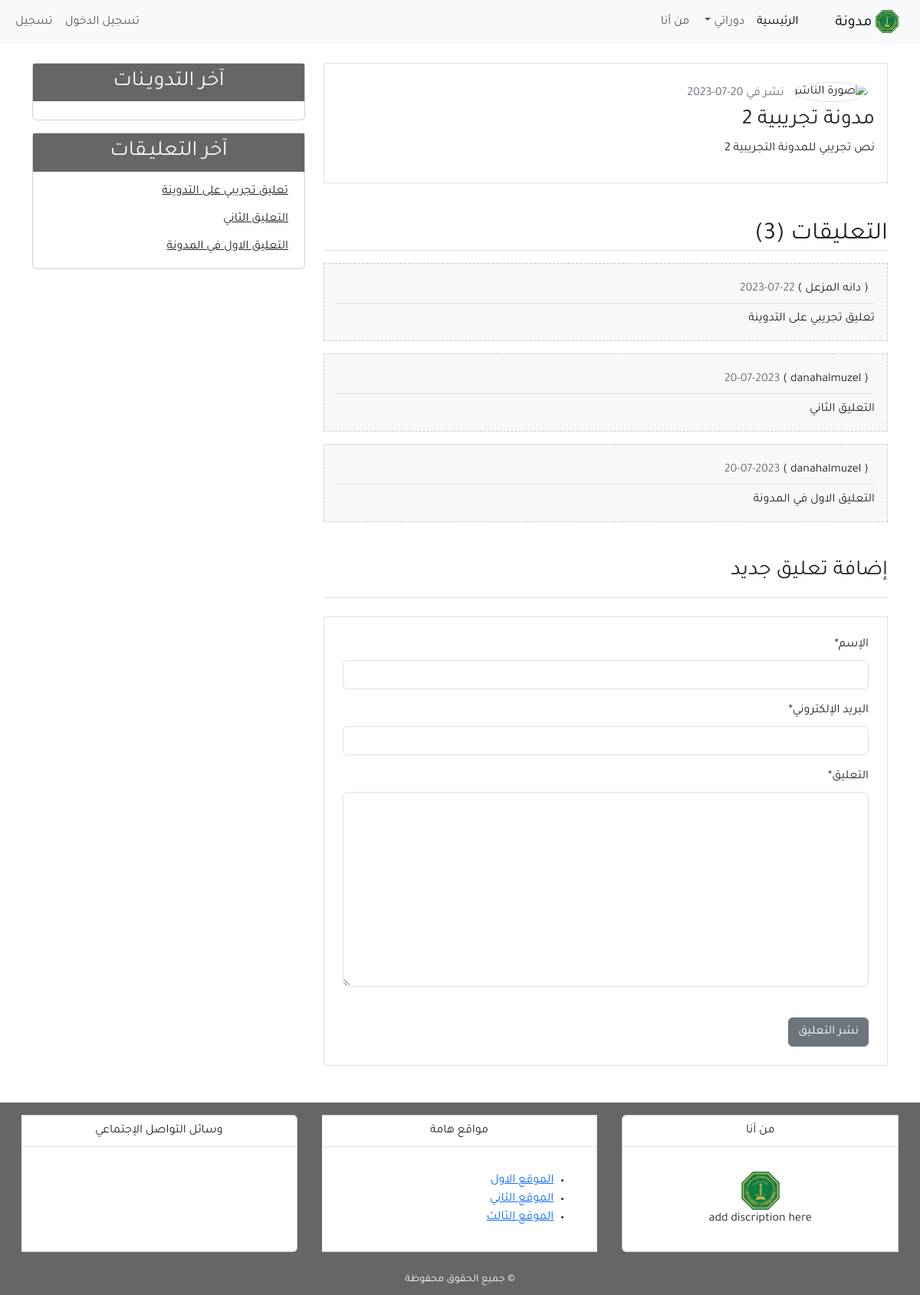
The page /detail/2/ on the database its author committed.
### blog/models.py (models this page shows, shortened)
class Post( models.Model):
    title = models.CharField(max_length=100)
    content = models.TextField()
    post_date = models.DateTimeField(default=timezone.now) #created first time when blog is created
    post_update = models.DateTimeField(auto_now=True) #updated every time the blog is alterd
    author = models.ForeignKey(User, on_delete= models.CASCADE) #user is from jango tables
    def __str__(self):
        return self.title
    class Meta:
        ordering = ('-post_date',)

class Comment (models.Model):
    name = models.CharField(max_length=30, verbose_name="الإسم")
    email = models.EmailField(verbose_name="البريد الإلكتروني")
    body = models.TextField(verbose_name="التعليق")
    comment_date = models.DateTimeField(auto_now_add=True)
    active = models.BooleanField(default=False)
    post = models.ForeignKey(Post, on_delete=models.CASCADE, related_name='comments')
    class Meta:
        ordering = ('-comment_date',)

### blog/views.py (the view)
# urls.py: path('detail/<int:post_id>/', views.post_detail, name='detail'),
def post_detail (request, post_id):
    post=  get_object_or_404(Post,pk=post_id)
    comments = post.comments.filter(active=True)
    if request.method == 'POST':
        comment_form = NewComment(data=request.POST)
        if comment_form.is_valid():
            new_comment = comment_form.save(commit=False)
            new_comment.post = post
            new_comment.save()
            comment_form = NewComment ()
    else:
        comment_form = NewComment()
    context={
    'title': post,
    'post': post,
    'comments' : comments,
    'comment_form': comment_form,
    }
    return render(request, 'blog/detail.html', context)

### blog/forms.py
class NewComment(forms.ModelForm) :
    class Meta:
        model = Comment
        fields = ('name','email','body')

### blog/templates/blog/detail.html (shortened to what this page needs)
{% extends 'blog/base.html' %}
{% block content %}
{% load crispy_forms_tags %}
<div class="border p-3 mb-3">
    <img class="img-fluid rounded-circle border m-2 " width="70px" src="" alt="صورة الناشر">
    <span  class="text-secondary"> نشر في {{post.post_date | date:'d-m-Y'}}</span>
    <h3>
       {{ post.title }}
    </h3>
    <p> {{ post.content}} </p>
</div>
<h2 class="border-bottom mt-5 mb-3">التعليقات ({{comments.count}})</h2>
{% for comment in comments %}
<ul class="p-3 comment">
    <h6 class="border-bottom p-2">( {{comment.name}} ) <span
            class="text-secondary">{{comment.comment_date|date:'d-m-Y'}}</span></h6>
    {{comment.body}}
</ul>
{% empty %}
<h6 class="text-center p-4 mb-3 comment">لا يوجد تعليقات</h6>
{% endfor %}
<h3 class="border-bottom pb-3 mb-3 mt-5">إضافة تعليق جديد</h3>
<div class="border p-4 mb-5 mt-4">
    <form method="POST">
        {{comment_form|crispy}}
        <input class="btn btn-secondary mt-4" type="submit" value="نشر التعليق">
    </form>
</div>
{% endblock content %}

### blog/templates/blog/base.html (shortened to what this page needs)
{% load static %}
<!DOCTYPE html>
<html lang="ar">
<head>
    <link rel="stylesheet" href="{% static 'blog/css/bootstrap.min.css' %}">
    <link rel="stylesheet" href="{% static 'blog/css/main.css' %}">
</head>
<body>
  <header>
            <nav class="navbar navbar-expand-lg bg-body-tertiary">
                <div class="container-fluid">
                  <a class="navbar-brand" href="#">
                    <img src="{% static 'blog/images/kfupm.png'%}" alt="kfupm logo" width="30px">
                    مدونة</a>
                  <div class="collapse navbar-collapse" id="navbarSupportedContent">
                    <ul class="navbar-nav ">
                      <li class="nav-item">
                        <a class="nav-link active" aria-current="page" href="{% url 'home'%}">الرئيسية</a>
                      </li>
                      <li class="nav-item dropdown">
                        <a class="nav-link dropdown-toggle" href="#" role="button" data-bs-toggle="dropdown" aria-expanded="false">
                          دوراتي
                        </a>
                      </li>
                      <li class="nav-item">
                             <a class="nav-link" href="{% url 'about'%}">من أنا</a>
                      </li>
                    </ul>
                   <ul class="navbar-nav me-auto mb-2 mb-lg-0">
                        <li class="nav-item"> <a class="nav-link" href="#">تسجيل الدخول </a> </li>
                        <li class="nav-item"> <a class="nav-link" href="#">تسجيل  </a> </li>
                   </ul>
                  </div>
               </div>
              </nav>
  </header>
  <section>
    <div class="container">
      <div class="row mt-4">
        <div class="col-md-8">
        {% block content %}
        {% endblock content %}
        </div>
        <div class="col-md-4">
          <div class="card mb-3">
            <h3 class="text-center bg-secondary text-light p-2">آخر التدويـنات</h3>
          </div>
          <div class="card mb-3">
            <h3 class="text-center bg-secondary text-light p-2">آخر التعليـقات </h3>
            {% include 'blog/latest_comments.html'%}
          </div>
        </div>
      </div>
    </div>
  </section>
        <footer class="bg-secondary">
           <div class="container-fluid">
            <div>
                <div class="row">
                    <div class="col-md">
                       <div class="card-group ">
                          <div class="card m-3">
                            <div class="card-title text-center border-bottom p-2 mb-3">من أنا</div>
                            <div class="card-body">
                              <div class="text-center"><img src="{% static 'blog/images/kfupm.png'%}" alt="blog logo" width="50px"></div>
                              <div class="text-center"> add discription here </div>
                            </div>
                          </div>
                          <div class="card m-3">
                            <div class="card-title text-center border-bottom p-2 mb-3">مواقع هامة</div>
                            <div class="card-body">
                              <div>
                                <ul>
                                  <li><a href="#">الموقع الاول </a></li>
                                  <li><a href="#">الموقع الثاني </a></li>
                                  <li><a href="#">الموقع الثالث </a></li>
                                </ul>
                              </div>
                            </div>
                          </div>
                          <div class="card m-3">
                            <div class="card-title text-center border-bottom p-2 mb-3">وسائل التواصل الإجتماعي </div>
                            <div class="card-body">
                            </div>
                          </div>
                       </div>
                    </div>
                </div>
                <div class="row p-2">
                    <div class="col-md text-center">
                        <small class="text-light"> &copy; جميع الحقوق محفوظة</small>
                    </div>
                </div>
            </div>
           </div>
        </footer>
    </body>
</html>

### blog/templates/blog/latest_comments.html
<ul class="list-group-flush latest-comment">
    {% for comment in comments %}
    <li class="list-group-item latest-comment-item">
        <a class="text-dark" href="{% url 'detail' comment.post.id %}">
            {% if comment.body|length > 40 %}
            {{comment.body|slice:'45'}} ..
            {% else %}
            {{comment.body}}
            {% endif %}
        </a>
    </li>
    {% empty %}
    <li class="list-group-item latest-comment-item">لا يوجد تعليقات</li>
    {% endfor %}
</ul>

### blog/static/blog/css/main.css (style rules this page uses)
html, body { direction: rtl; text-align:right; }
body { font-family: 'Tajawal', sans-serif; }
.bg-secondary { background-color: #666 !important; }
.latest-post, .latest-comment { padding: 0 15px; }
.latest-post .latest-post-item, .latest-comment .latest-comment-item { padding: 6px; }
.latest-post li:first-child, .latest-comment li:first-child { border-top: 0; }
.latest-post li:last-child, .latest-comment li:last-child { border-bottom: 0; padding-bottom: 0; }
.comment { background-color: #f8f8f8; border: 1px dashed #ccc; }

### rows shown on the page
Post: post_date "20-07-2023", title "مدونة تجريبية 2", content "نص تجريبي للمدونة التجريبية 2"
Comment: name "دانه المزعل", comment_date "22-07-2023", body "تعليق تجريبي على التدوينة"
Comment: name "danahalmuzel", comment_date "20-07-2023", body "التعليق الثاني"
Comment: name "danahalmuzel", comment_date "20-07-2023", body "التعليق الاول في المدونة"

### other values the page prints
{{ comments.count }} "3"
